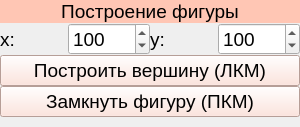
        <widget class="QFrame" name="frame_8">
         <property name="sizePolicy">
          <sizepolicy hsizetype="Preferred" vsizetype="Fixed">
           <horstretch>0</horstretch>
           <verstretch>0</verstretch>
          </sizepolicy>
         </property>
         <layout class="QVBoxLayout" name="verticalLayout_6">
          <property name="spacing">
           <number>0</number>
          </property>
          <property name="leftMargin">
           <number>0</number>
          </property>
          <property name="topMargin">
           <number>0</number>
          </property>
          <property name="rightMargin">
           <number>0</number>
          </property>
          <property name="bottomMargin">
           <number>10</number>
          </property>
          <item>
           <widget class="QLabel" name="label_11">
            <property name="sizePolicy">
             <sizepolicy hsizetype="Preferred" vsizetype="Fixed">
              <horstretch>0</horstretch>
              <verstretch>0</verstretch>
             </sizepolicy>
            </property>
            <property name="font">
             <font>
              <pointsize>14</pointsize>
             </font>
            </property>
            <property name="styleSheet">
             <string notr="true">background-color: rgb(255, 198, 180);</string>
            </property>
            <property name="text">
             <string>Построение фигуры</string>
            </property>
            <property name="alignment">
             <set>Qt::AlignCenter</set>
            </property>
           </widget>
          </item>
          <item>
           <layout class="QHBoxLayout" name="horizontalLayout_23">
            <property name="rightMargin">
             <number>0</number>
            </property>
            <property name="bottomMargin">
             <number>0</number>
            </property>
            <item>
             <widget class="QLabel" name="label_44">
              <property name="sizePolicy">
               <sizepolicy hsizetype="Preferred" vsizetype="Preferred">
                <horstretch>0</horstretch>
                <verstretch>0</verstretch>
               </sizepolicy>
              </property>
              <property name="font">
               <font>
                <pointsize>14</pointsize>
               </font>
              </property>
              <property name="text">
               <string>x: </string>
              </property>
             </widget>
            </item>
            <item>
             <widget class="QSpinBox" name="figure_x_sp">
              <property name="sizePolicy">
               <sizepolicy hsizetype="Minimum" vsizetype="Preferred">
                <horstretch>0</horstretch>
                <verstretch>0</verstretch>
               </sizepolicy>
              </property>
              <property name="font">
               <font>
                <pointsize>14</pointsize>
               </font>
              </property>
              <property name="maximum">
               <number>10000</number>
              </property>
              <property name="value">
               <number>100</number>
              </property>
             </widget>
            </item>
            <item>
             <widget class="QLabel" name="label_45">
              <property name="sizePolicy">
               <sizepolicy hsizetype="Preferred" vsizetype="Preferred">
                <horstretch>0</horstretch>
                <verstretch>0</verstretch>
               </sizepolicy>
              </property>
              <property name="font">
               <font>
                <pointsize>14</pointsize>
               </font>
              </property>
              <property name="text">
               <string>y: </string>
              </property>
             </widget>
            </item>
            <item>
             <widget class="QSpinBox" name="figure_y_sp">
              <property name="sizePolicy">
               <sizepolicy hsizetype="Minimum" vsizetype="Preferred">
                <horstretch>0</horstretch>
                <verstretch>0</verstretch>
               </sizepolicy>
              </property>
              <property name="font">
               <font>
                <pointsize>14</pointsize>
               </font>
              </property>
              <property name="maximum">
               <number>10000</number>
              </property>
              <property name="value">
               <number>100</number>
              </property>
             </widget>
            </item>
           </layout>
          </item>
          <item>
           <widget class="QPushButton" name="add_point_figure_btn">
            <property name="sizePolicy">
             <sizepolicy hsizetype="Minimum" vsizetype="Preferred">
              <horstretch>0</horstretch>
              <verstretch>0</verstretch>
             </sizepolicy>
            </property>
            <property name="minimumSize">
             <size>
              <width>300</width>
              <height>0</height>
             </size>
            </property>
            <property name="font">
             <font>
              <pointsize>14</pointsize>
             </font>
            </property>
            <property name="styleSheet">
             <string notr="true">background-color: rgb(255, 221, 211);</string>
            </property>
            <property name="text">
             <string>Построить вершину (ЛКМ)</string>
            </property>
           </widget>
          </item>
          <item>
           <widget class="QPushButton" name="close_figure_btn">
            <property name="sizePolicy">
             <sizepolicy hsizetype="Minimum" vsizetype="Preferred">
              <horstretch>0</horstretch>
              <verstretch>0</verstretch>
             </sizepolicy>
            </property>
            <property name="minimumSize">
             <size>
              <width>300</width>
              <height>0</height>
             </size>
            </property>
            <property name="font">
             <font>
              <pointsize>14</pointsize>
             </font>
            </property>
            <property name="styleSheet">
             <string notr="true">background-color: rgb(255, 221, 211);</string>
            </property>
            <property name="text">
             <string>Замкнуть фигуру (ПКМ)</string>
            </property>
           </widget>
          </item>
         </layout>
        </widget>
